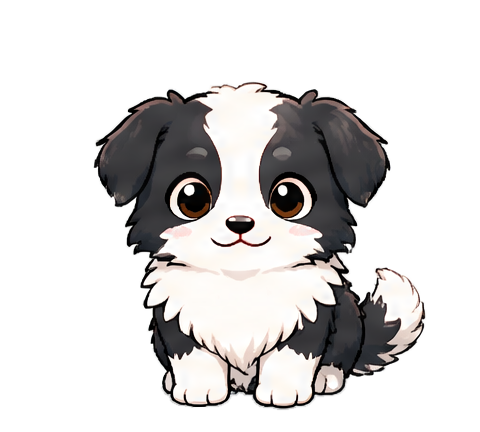
#> input picture src/assets/characters/border-collie/idle_0.png, 480 x 432 px
$ python process-person-strip.py ../src/assets/characters/border-collie/idle_0.png --frames 5 --prefix ../src/assets/characters/border-collie/idle_1.png --output-dir out
#> lines starting #> are read from the running program, lines starting #| are printed output that depends on the picture
#!/usr/bin/env python3

import argparse
from pathlib import Path

from PIL import Image


def parse_args():
    parser = argparse.ArgumentParser(
        description="Split a transparent character strip into normalized runtime frames.",
    )
    parser.add_argument("input", type=Path)
    parser.add_argument("--frames", type=int, required=True)
    parser.add_argument("--prefix", required=True)
    parser.add_argument("--output-dir", type=Path, required=True)
    parser.add_argument("--canvas-width", type=int, default=480)
    parser.add_argument("--canvas-height", type=int, default=432)
    parser.add_argument("--target-width", type=int, default=440)
    parser.add_argument("--target-height", type=int, default=408)
    parser.add_argument("--baseline", type=int, default=424)
    parser.add_argument("--padding", type=int, default=4)
    parser.add_argument(
        "--align-x",
        choices=("shared", "bbox-center"),
        default="shared",
        help="Keep source-slot offsets or center each frame's visible silhouette.",
    )
    return parser.parse_args()


def main():
    args = parse_args()
    if args.frames < 1:
        raise SystemExit("--frames must be at least 1")

    strip = Image.open(args.input).convert("RGBA")
#> strip is the input picture: PIL image 480x432 RGBA; mean R, G, B, A 57.3, 55.6, 55.1, 94.8
    boundaries = [round(index * strip.width / args.frames) for index in range(args.frames + 1)]
#> boundaries = [0, 96, 192, 288, 384, 480]
    slots = [
        strip.crop((boundaries[index], 0, boundaries[index + 1], strip.height))
        for index in range(args.frames)
    ]
#> slots = 5 items
    boxes = [slot.getchannel("A").getbbox() for slot in slots]
#> boxes = [(92, 140, 96, 170), (0, 87, 96, 409), (0, 80, 96, 411), (0, 87, 96, 411), (0, 137, 43, 372)]
    if any(box is None for box in boxes):
        empty_index = boxes.index(None)
        raise SystemExit(f"frame {empty_index} is empty after background removal")

    min_slot_width = min(slot.width for slot in slots)
#> min_slot_width = 96
    left = max(0, min(box[0] for box in boxes) - args.padding)
#> left = 0
    top = max(0, min(box[1] for box in boxes) - args.padding)
#> top = 76
    right = min(min_slot_width, max(box[2] for box in boxes) + args.padding)
#> right = 96
    bottom = min(strip.height, max(box[3] for box in boxes) + args.padding)
#> bottom = 415
    source_width = right - left
#> source_width = 96
    source_height = bottom - top
#> source_height = 339
    if source_width <= 0 or source_height <= 0:
        raise SystemExit("shared content bounds are invalid")

    scale = min(
        args.target_width / source_width,
        args.target_height / source_height,
    )
#> scale = 1.2
    output_width = max(1, round(source_width * scale))
#> output_width = 116
    output_height = max(1, round(source_height * scale))
#> output_height = 408
    shared_output_x = (args.canvas_width - output_width) // 2
#> shared_output_x = 182
    output_y = args.baseline - output_height
#> output_y = 16
    if shared_output_x < 0 or output_y < 0:
        raise SystemExit("normalized content does not fit the configured canvas")

    args.output_dir.mkdir(parents=True, exist_ok=True)
    output_boxes = []
    for index, slot in enumerate(slots):
        normalized = slot.crop((left, top, right, bottom)).resize(
            (output_width, output_height),
            Image.Resampling.LANCZOS,
        )
        output_x = shared_output_x
        if args.align_x == "bbox-center":
            visible_box = normalized.getchannel("A").getbbox()
            visible_center = (visible_box[0] + visible_box[2]) / 2
            output_x = round(args.canvas_width / 2 - visible_center)
        if output_x < 0 or output_x + output_width > args.canvas_width:
            raise SystemExit(f"frame {index} does not fit after horizontal alignment")

        frame = Image.new("RGBA", (args.canvas_width, args.canvas_height), (0, 0, 0, 0))
        frame.alpha_composite(normalized, (output_x, output_y))
        output = args.output_dir / f"{args.prefix}_{index}.png"
        frame.save(output, optimize=True)
        output_boxes.append((output_x, output_y, output_x + output_width, output_y + output_height))
#> this loop made 5 passes
#> pass 1, in main, `normalized = slot.crop((left, top, right, bottom)).resize( (output_wid..`:
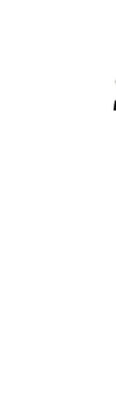
#> normalized: PIL image 116x408 RGBA; mean R, G, B, A 0.6, 0.6, 0.6, 0.3; transparent parts drawn white
#> pass 1, in main, `frame.save(output, optimize=True)`:
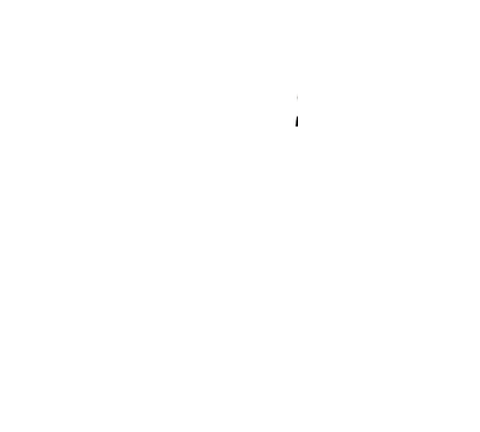
#> saved as idle_1.png_0.png: PIL image 480x432 RGBA; mean R, G, B, A 0.1, 0.1, 0.1, 0.1; transparent parts drawn white
#> pass 2, in main, `normalized = slot.crop((left, top, right, bottom)).resize( (output_wid..`:
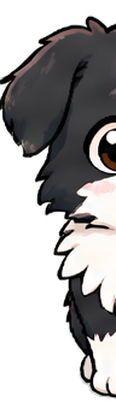
#> normalized: PIL image 116x408 RGBA; mean R, G, B, A 66.9, 65.2, 65.3, 143.7; transparent parts drawn white
#> after the loop:
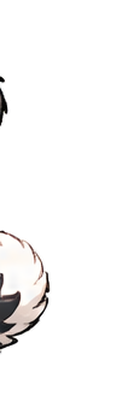
#> normalized: PIL image 116x408 RGBA; mean R, G, B, A 22.5, 21.8, 21.5, 26.1; transparent parts drawn white
#> after the loop, output_boxes = [(182, 16, 298, 424), (182, 16, 298, 424), (182, 16, 298, 424), (182, 16, 298, 424), (182, 16, 298, 424)]

    print(
        f"wrote {args.frames} frames; shared_source_box="
        f"({left},{top},{right},{bottom}); scale={scale:.4f}; "
        f"align_x={args.align_x}; output_boxes={output_boxes}",
    )
#| wrote 5 frames; shared_source_box=(0,76,96,415); scale=1.2035; align_x=shared; output_boxes=[(182, 16, 298, 424), (182, 16, 298, 424), (182, 16, 298, 424), (182, 16, 298, 424), (182, 16, 298, 424)]


if __name__ == "__main__":
    main()

$ run again, on src/assets/characters/border-collie/idle_3.png
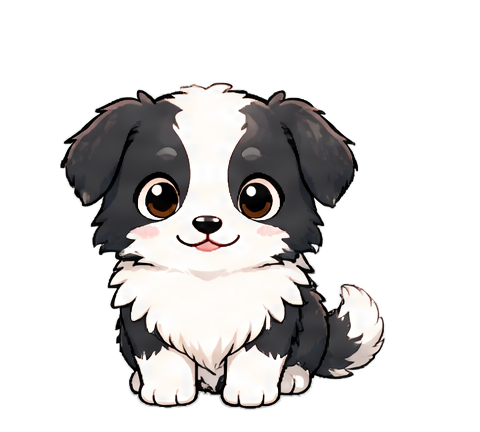
#> input picture src/assets/characters/border-collie/idle_3.png, 480 x 432 px
#> in main, strip is the input picture: PIL image 480x432 RGBA; mean R, G, B, A 56.7, 55, 54.5, 93.5
#> slots = 5 items
#> boxes = [(58, 107, 96, 250), (0, 82, 96, 410), (0, 81, 96, 411), (0, 96, 96, 398), (0, 317, 3, 347)]
#> min_slot_width = 96
#> left = 0
#> top = 77
#> right = 96
#> bottom = 415
#> source_width = 96
#> source_height = 338
#> scale = 1.21
#> output_width = 116
#> output_height = 408
#> shared_output_x = 182
#> output_y = 16
#> the loop in main, `for index, slot in enumerate(slots):` made 5 passes
#> pass 1, in main, `normalized = slot.crop((left, top, right, bottom)).resize( (output_wid..`:
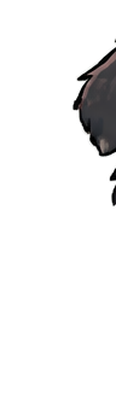
#> normalized: PIL image 116x408 RGBA; mean R, G, B, A 8.6, 8.4, 8.5, 19.4; transparent parts drawn white
#> pass 2, in main, `normalized = slot.crop((left, top, right, bottom)).resize( (output_wid..`:
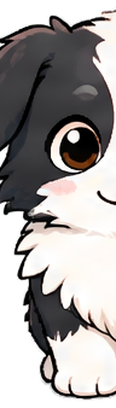
#> normalized: PIL image 116x408 RGBA; mean R, G, B, A 122.9, 119.5, 118.5, 207.9; transparent parts drawn white
#> after the loop in main, `for index, slot in enumerate(slots):`: output_boxes = [(182, 16, 298, 424), (182, 16, 298, 424), (182, 16, 298, 424), (182, 16, 298, 424), (182, 16, 298, 424)]
#| wrote 5 frames; shared_source_box=(0,77,96,415); scale=1.2071; align_x=shared; output_boxes=[(182, 16, 298, 424), (182, 16, 298, 424), (182, 16, 298, 424), (182, 16, 298, 424), (182, 16, 298, 424)]

$ run again, on src/assets/characters/border-collie/jump_0.png
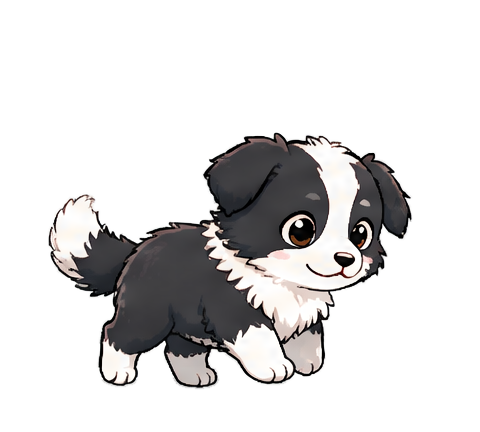
#> input picture src/assets/characters/border-collie/jump_0.png, 480 x 432 px
#> in main, strip is the input picture: PIL image 480x432 RGBA; mean R, G, B, A 36, 35, 35, 70.4
#> slots = 5 items
#> boxes = [(47, 192, 96, 299), (0, 198, 96, 389), (0, 131, 96, 390), (0, 133, 96, 382), (0, 160, 30, 271)]
#> min_slot_width = 96
#> left = 0
#> top = 127
#> right = 96
#> bottom = 394
#> source_width = 96
#> source_height = 267
#> scale = 1.53
#> output_width = 147
#> output_height = 408
#> shared_output_x = 166
#> output_y = 16
#> the loop in main, `for index, slot in enumerate(slots):` made 5 passes
#> after the loop in main, `for index, slot in enumerate(slots):`:
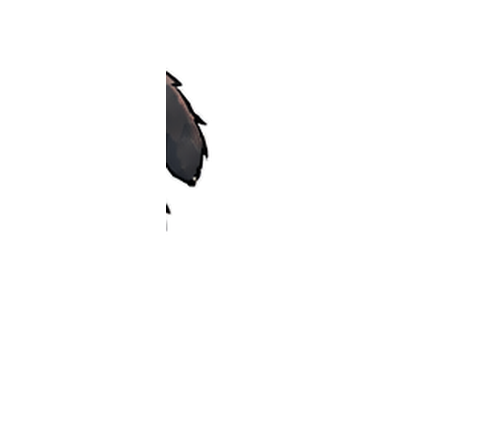
#> frame: PIL image 480x432 RGBA; mean R, G, B, A 2.2, 2.2, 2.2, 4.6; transparent parts drawn white
#> after the loop in main, `for index, slot in enumerate(slots):`:
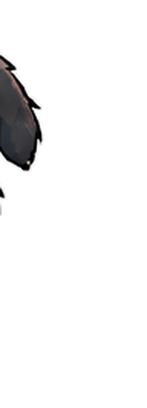
#> normalized: PIL image 147x408 RGBA; mean R, G, B, A 7.6, 7.5, 7.7, 15.9; transparent parts drawn white
#> after the loop in main, `for index, slot in enumerate(slots):`: output_boxes = [(166, 16, 313, 424), (166, 16, 313, 424), (166, 16, 313, 424), (166, 16, 313, 424), (166, 16, 313, 424)]
#| wrote 5 frames; shared_source_box=(0,127,96,394); scale=1.5281; align_x=shared; output_boxes=[(166, 16, 313, 424), (166, 16, 313, 424), (166, 16, 313, 424), (166, 16, 313, 424), (166, 16, 313, 424)]
